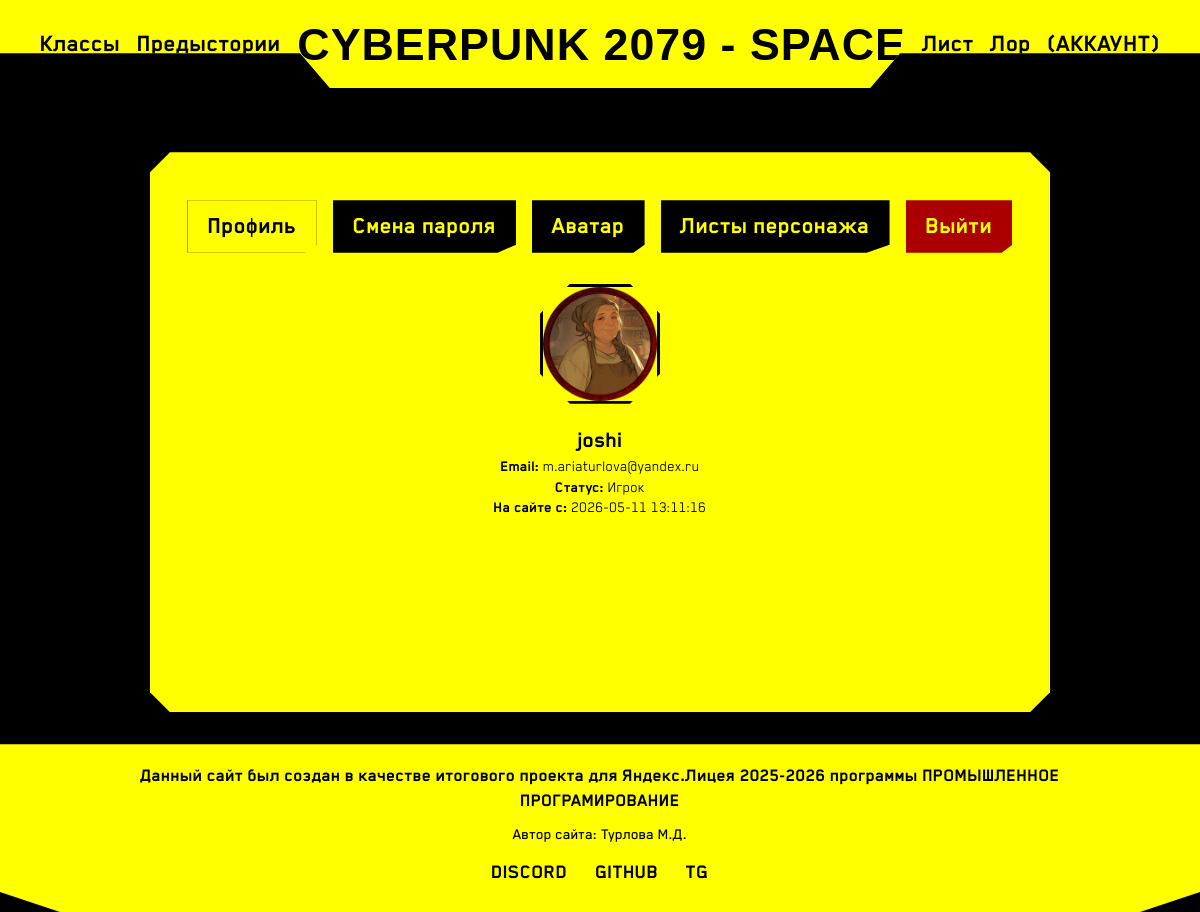
/account (signed in), run on the app's committed database.
### tables this page shows
CREATE TABLE users (
                id INTEGER PRIMARY KEY AUTOINCREMENT,
                username TEXT UNIQUE NOT NULL,
                email TEXT UNIQUE NOT NULL,
                password_hash TEXT NOT NULL,
                avatar TEXT DEFAULT 'uploads/avatars/default.png',
                is_admin INTEGER DEFAULT 0,
                created_at TIMESTAMP DEFAULT CURRENT_TIMESTAMP
            );

### app.py (the view, shortened to what this page needs)
@app.route('/account', methods=['GET', 'POST'])
def account():
    if 'user_id' in session:
        with get_db() as conn:
            user = conn.execute("SELECT * FROM users WHERE id = ?", (session['user_id'],)).fetchone()
            if not user:
                session.clear()
                flash('Сессия устарела, войдите снова.', 'danger')
                return redirect(url_for('account'))
        is_admin = user['is_admin'] == 1
        return render_template('account.html', user=user, is_admin=is_admin, active_tab='profile')
    return render_template('account.html', active_tab='login')

### app.py (called while the page is built)
def get_db():
    conn = sqlite3.connect('database.db')
    conn.row_factory = sqlite3.Row
    return conn

### templates/account.html (shortened to what this page needs)
{% extends "base.html" %}
{% block content %}
<div class="profile-card">
    {% if 'user_id' in session %}
        <div class="tabs">
            <a href="#" class="tab-link active" data-tab="profile">Профиль</a>
            <a href="#" class="tab-link" data-tab="security">Смена пароля</a>
            <a href="#" class="tab-link" data-tab="avatar">Аватар</a>
            <a href="{{ url_for('sheets_list') }}" class="tab-link">Листы персонажа</a>
            <a href="{{ url_for('logout') }}" class="tab-link" style="background: #aa0000;">Выйти</a>
        </div>
        <div id="profile" class="tab-pane active">
            <img src="{{ url_for('static', filename=user['avatar']) }}" alt="avatar" class="avatar">
            <h2>{{ user['username'] }}</h2>
            <p><strong>Email:</strong> {{ user['email'] }}</p>
            <p><strong>Статус:</strong> {% if is_admin %}Администратор{% else %}Игрок{% endif %}</p>
            <p><strong>На сайте с:</strong> {{ user['created_at'] }}</p>
        </div>
    {% endif %}
</div>
{% endblock %}

### static/css/style.css (style rules this page uses)
* { margin: 0; padding: 0; box-sizing: border-box; }
body { background-color: black; font-family: 'Blender Pro', sans-serif; color: #000; line-height: 1.3; }
a { color: black; text-decoration: none; font-size: 25px; font-weight: 600; }
html { scroll-behavior: smooth; }
.profile-card { background: yellow; padding: 2rem; text-align: center; clip-path: polygon(0 20px, 20px 0, calc(100% - 20px) 0, 100% 20px, 100% calc(100% - 20px), calc(100% - 20px) 100%, 20px 100%, 0 calc(100% - 20px)); max-width: 900px; margin: 2rem auto; }
.avatar { width: 120px; height: 120px; object-fit: cover; border-radius: 0; clip-path: polygon(25% 0%, 75% 0%, 100% 25%, 100% 75%, 75% 100%, 25% 100%, 0% 75%, 0% 25%); border: 3px solid black; margin: 15px 0; }
.tabs { display: flex; justify-content: center; gap: 1rem; margin: 1rem 0; }
.tab-link { background: black; color: yellow; padding: 10px 20px; font-weight: bold; clip-path: polygon(0 0, 100% 0, 100% calc(100% - 8px), 90% 100%, 0 100%); cursor: pointer; text-decoration: none; display: inline-block; }
.tab-link.active { background: yellow; color: black; box-shadow: 0 0 10px yellow; }
.tab-pane { display: none; }
.tab-pane.active { display: block; }
.profile-card { min-height: 70vh; }
.tab-link.active { background: yellow; color: black; box-shadow: 0 0 0 2px black, 0 0 0 4px yellow; outline: none; }
body { display: flex; flex-direction: column; min-height: 100vh; }

### data on the page
users: avatar (picture), username "joshi", email "m.ariaturlova@yandex.ru", created_at "2026-05-11 13:11:16"
